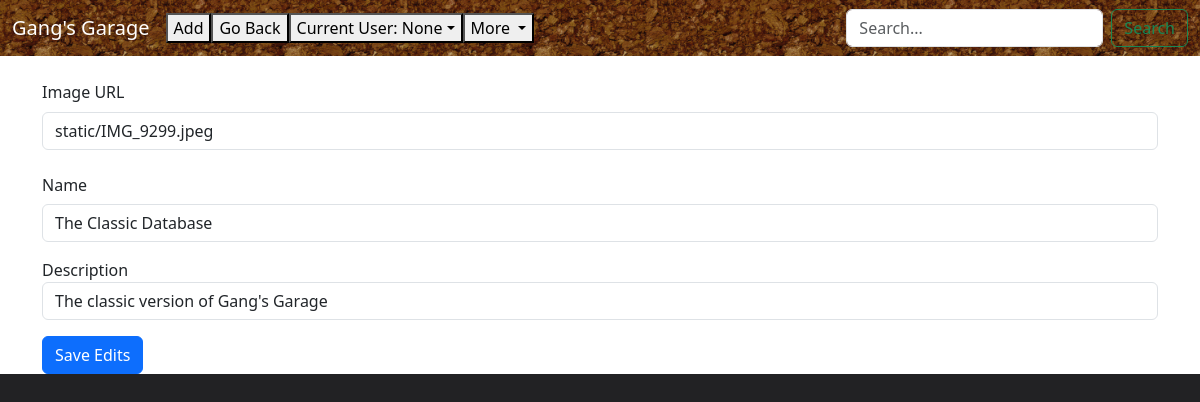
Screenshot of /edit_database?id=1&dbid=1 with the database file from the repository.
### models.py (models this page shows, shortened)
class Database(db.Model):
    id = db.Column(db.Integer, primary_key=True)
    image = db.Column(db.String, nullable=True)
    name = db.Column(db.String(100), nullable=False)
    description = db.Column(db.Text)
    databaseid = db.Column(db.Integer, nullable = False)

### views.py (the view, shortened to what this page needs)
    @app.route('/edit_database', methods=['GET', 'POST'])
    def edit_database():
        userid=request.args.get('userid')
        ActiveUser=request.args.get('ActiveUser')
        user = User.query.get(userid)
        id = request.args.get('id')
        database = Database.query.get(id)
        if request.method == 'GET':
            return render_template('edit_database.html', database = database, ActiveUser=ActiveUser, userid=userid, user=user)

### templates/edit_database.html (shortened to what this page needs)
{% extends "base.html" %} {% block title %}Home{% endblock %}{% block content %}
<form action="/edit_database" method="POST">
  <div class="mb-3">
    <label for="image" class="form-label">Image URL</label>
    <input class="form-control" id="database-img" name="Image" value="{{database.image}}"/>
  </div>
  <div class="mb-3">
    <label for="recipient-name" class="col-form-label">Name<br></label>
    <input type="text" class="form-control" id="database-name" name='Name' value="{{database.name}}"/>
  </div>
  <div class="mb-3">
    <label for="message-text" class="col-form-label"></label>Description</label>
    <input class="form-control" id="database-description" name="Description" value="{{database.description}}"/>
  </div>
  <button type="submit" class="btn btn-primary">Save Edits</button>
{%endblock%}

### static/css/custom.css (style rules this page uses)
.blackbackground { background-color: #222224; }

### rows the page displays
Database: Image "static/IMG_9299.jpeg", Name "The Classic Database", Description "The classic version of Gang's Garage"

### other values shown
{{ ActiveUser }} "None"
